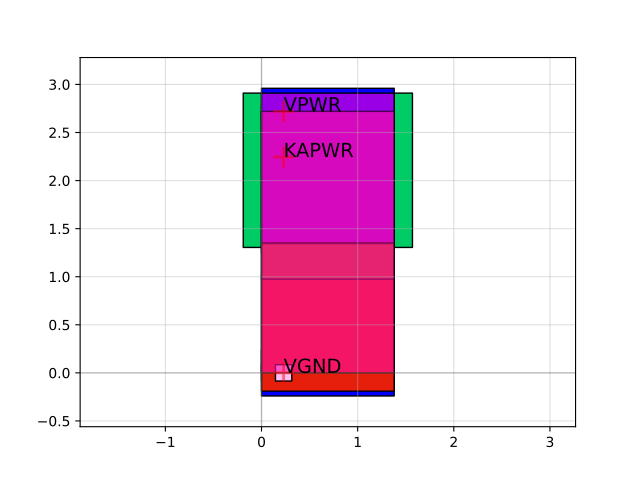

The script that drew this image:
import sky130

c = sky130.components.sky130_fd_sc_hd__lpflow_clkinvkapwr_1()
c.plot()
